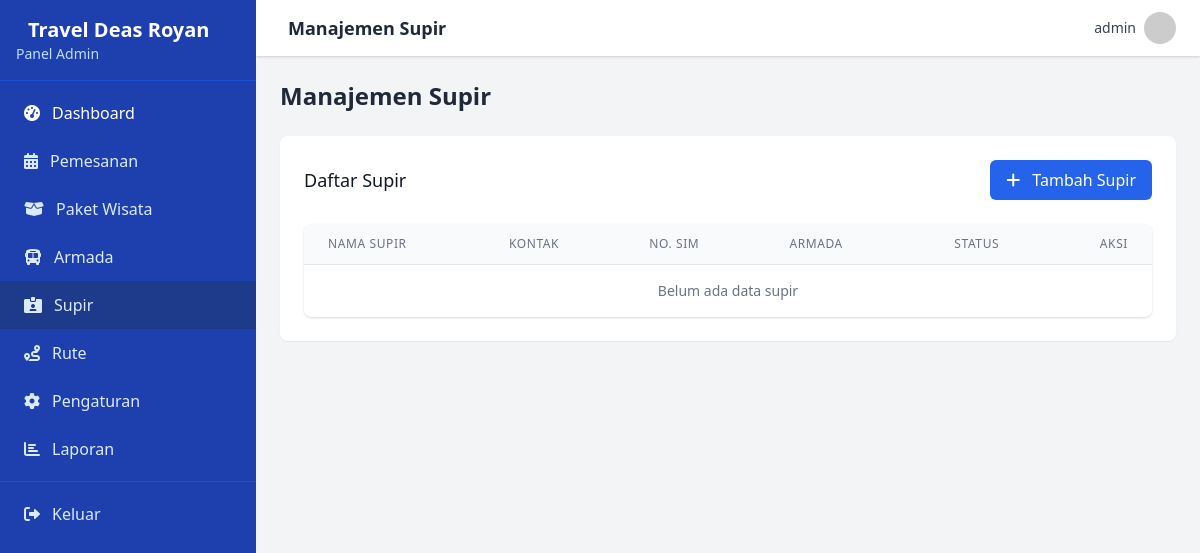
Page /admin/drivers.php (signed in) on the earlier database version.
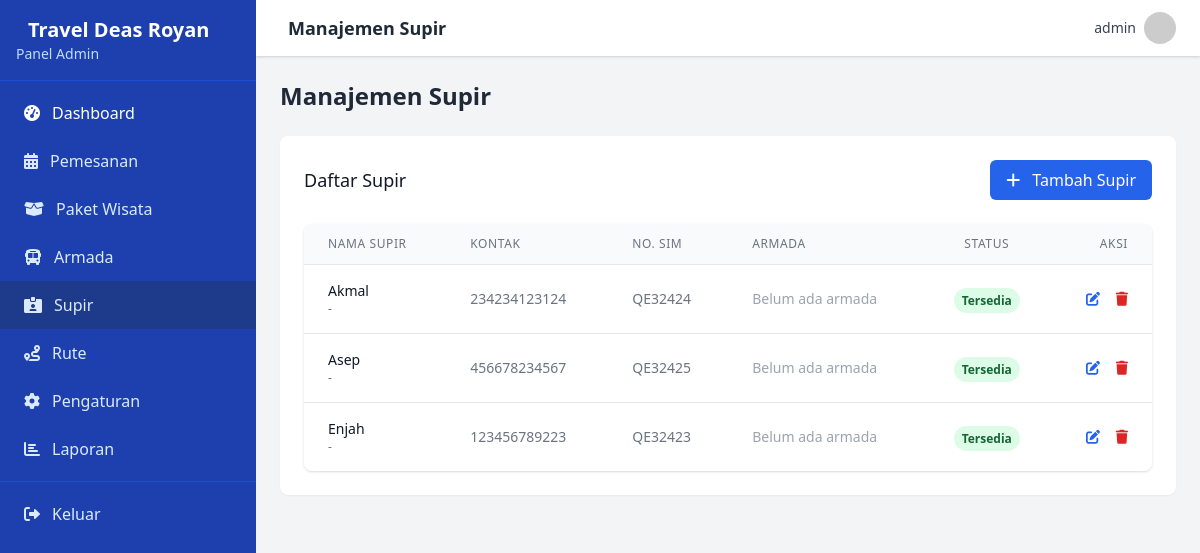
Same page on the later database version.
### tables this page shows
CREATE TABLE `supir` (
  `id` int(11) NOT NULL,
  `nama_supir` varchar(100) NOT NULL,
  `no_telepon` varchar(20) NOT NULL,
  `alamat` text DEFAULT NULL,
  `no_sim` varchar(50) NOT NULL,
  `id_armada` int(11) DEFAULT NULL,
  `status` enum('tersedia','tidak_tersedia') NOT NULL DEFAULT 'tersedia',
  `created_at` datetime DEFAULT current_timestamp(),
  `updated_at` datetime DEFAULT NULL ON UPDATE current_timestamp()
);

### admin/drivers.php (the view, shortened to what the changed rows need)
<?php
require_once '../config/config.php';
$query = "SELECT s.*, a.nama as nama_armada, a.kapasitas, a.jenis as jenis_armada
          FROM supir s
          LEFT JOIN armada a ON s.id_armada = a.id
          ORDER BY s.status, s.nama_supir";
$drivers = $pdo->query($query)->fetchAll();
?>
<!DOCTYPE html>
<html lang="id">
<head>
    <link href="https://cdn.jsdelivr.net/npm/tailwindcss@2.2.19/dist/tailwind.min.css" rel="stylesheet">
    <link rel="stylesheet" href="https://cdnjs.cloudflare.com/ajax/libs/font-awesome/6.0.0-beta3/css/all.min.css">
</head>
<div class="space-y-6">
    <div class="flex justify-between items-center">
        <h1 class="text-2xl font-bold text-gray-800">Manajemen Supir</h1>
    </div>
    <div class="bg-white shadow-sm rounded-lg overflow-hidden">
        <div class="overflow-x-auto">
            <div class="p-6">
                <div class="bg-white shadow rounded-lg overflow-hidden">
                    <div class="overflow-x-auto">
                        <table class="min-w-full divide-y divide-gray-200">
                            <thead class="bg-gray-50">
                                <tr>
                                    <th class="px-6 py-3 text-left text-xs font-medium text-gray-500 uppercase tracking-wider">Nama Supir</th>
                                    <th class="px-6 py-3 text-left text-xs font-medium text-gray-500 uppercase tracking-wider">Kontak</th>
                                    <th class="px-6 py-3 text-left text-xs font-medium text-gray-500 uppercase tracking-wider">No. SIM</th>
                                    <th class="px-6 py-3 text-left text-xs font-medium text-gray-500 uppercase tracking-wider">Armada</th>
                                    <th class="px-6 py-3 text-center text-xs font-medium text-gray-500 uppercase tracking-wider">Status</th>
                                    <th class="px-6 py-3 text-right text-xs font-medium text-gray-500 uppercase tracking-wider">Aksi</th>
                                </tr>
                            </thead>
                            <tbody class="bg-white divide-y divide-gray-200">
                                <?php if (count($drivers) > 0): ?>
                                    <?php foreach ($drivers as $driver): ?>
                                        <tr>
                                            <td class="px-6 py-4 whitespace-nowrap">
                                                <div class="text-sm font-medium text-gray-900">
                                                    <?php echo htmlspecialchars($driver['nama_supir']); ?>
                                                </div>
                                                <div class="text-xs text-gray-500">
                                                    <?php echo $driver['alamat'] ? htmlspecialchars($driver['alamat']) : '-' ?>
                                                </div>
                                            </td>
                                            <td class="px-6 py-4 whitespace-nowrap text-sm text-gray-500">
                                                <?php echo htmlspecialchars($driver['no_telepon']); ?>
                                            </td>
                                            <td class="px-6 py-4 whitespace-nowrap text-sm text-gray-500">
                                                <?php echo htmlspecialchars($driver['no_sim']); ?>
                                            </td>
                                            <td class="px-6 py-4 whitespace-nowrap text-sm text-gray-500">
                                                <?php
                                                if ($driver['id_armada']) {
                                                    echo htmlspecialchars($driver['nama_armada'] . ' (' . $driver['jenis_armada'] . ' - ' . $driver['kapasitas'] . ' orang)');
                                                } else {
                                                    echo '<span class="text-gray-400">Belum ada armada</span>';
                                                }
                                                ?>
                                            </td>
                                            <td class="px-6 py-4 whitespace-nowrap text-center">
                                                <?php
                                                $statusClass = $driver['status'] === 'tersedia' ? 'status-available' : 'status-not-available';
                                                $statusText = $driver['status'] === 'tersedia' ? 'Tersedia' : 'Tidak Tersedia';
                                                ?>
                                                <span class="px-2 py-1 text-xs font-semibold rounded-full <?php echo $statusClass; ?>">
                                                    <?php echo $statusText; ?>
                                                </span>
                                            </td>
                                            <td class="px-6 py-4 whitespace-nowrap text-right text-sm font-medium">
                                                <button onclick="editDriver(<?php echo htmlspecialchars(json_encode($driver)); ?>)"
                                                        class="text-blue-600 hover:text-blue-900 mr-3"
                                                        title="Edit">
                                                    <i class="fas fa-edit"></i>
                                                </button>
                                                <button
                                                   onclick="deleteDriver(<?php echo $driver['id']; ?>, '<?php echo addslashes($driver['nama_supir']); ?>')"
                                                   class="text-red-600 hover:text-red-900 focus:outline-none"
                                                   title="Hapus">
                                                    <i class="fas fa-trash"></i>
                                                </button>
                                            </td>
                                        </tr>
                                    <?php endforeach; ?>
                                <?php else: ?>
                                    <tr>
                                        <td colspan="6" class="px-6 py-4 text-center text-sm text-gray-500">
                                            Belum ada data supir
                                        </td>
                                    </tr>
                                <?php endif; ?>
                            </tbody>
                        </table>
                    </div>
                </div>
            </div>
        </div>
    </div>
    </div>
</div>
<?php
include 'includes/layout.php';
?>

Differences in the rows shown:
added supir: nama_supir "Akmal", no_telepon "234234123124", no_sim "QE32424", shows "Belum ada armada", status "Tersedia"
added supir: nama_supir "Asep", no_telepon "456678234567", no_sim "QE32425", shows "Belum ada armada", status "Tersedia"
added supir: nama_supir "Enjah", no_telepon "123456789223", no_sim "QE32423", shows "Belum ada armada", status "Tersedia"
Other differences:
text no longer shown: "Belum ada data supir"
